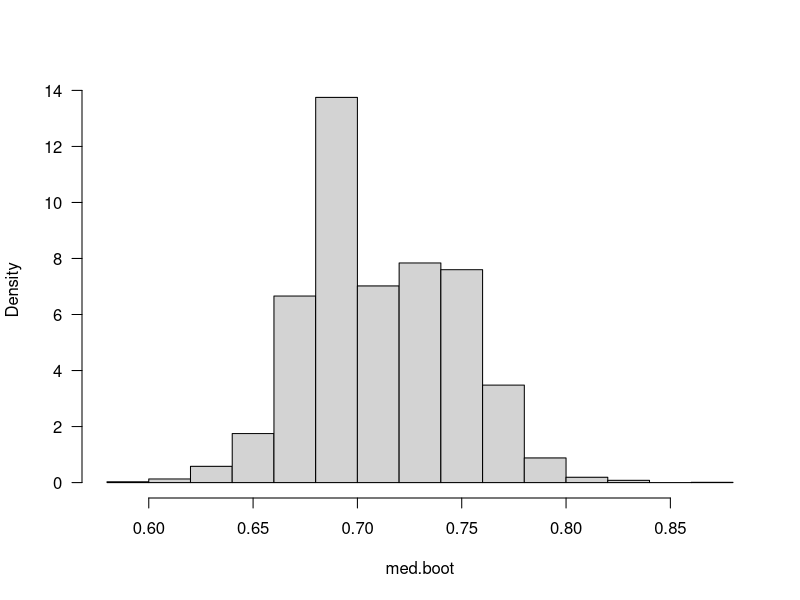

Reproduce this figure in R. (Note: this script raises an error after producing the figure.)
## ---- chunk 1
#| output: true
#| output-location: slide

dat <- rexp(1000, 1)

set.seed(1)
med.boot <- replicate(5000, {
              xnew <- sample(dat, replace = TRUE)
              median(xnew)
            }
 )

hist(med.boot, main = "", las = 1, freq = FALSE)
## ---- chunk 2
library(parallel)

cl <- makeCluster(3)       # register a cluster
## ---- chunk 3
clusterExport(cl, "dat")

mean.boot <- parLapply(cl, 1:5000, function(i) {
         xnew <- sample(dat, replace = TRUE)
         mean(xnew)
 })  ## returns list

head(mean.boot)
stopCluster(cl)

quantile(unlist(mean.boot), prob = c(0.025, 0.975))
## ---- chunk 4
library(foreach)

# USUAL LOOP:
x <- for(i in 1:3) sqrt(i)
x
# does not return anything

# FOREACH LOOP:
x <- foreach(i = 1:3) %do% sqrt(i)
x
# returns an object (default is a list)

x <- foreach(a = 1:3, b = rep(10, times = 3)) %do% {
  a + b
}
x
## ---- chunk 5
(x <- foreach(i = 1:3, .combine = "c") %do% sqrt(i))
# returns a vector

words <- c("statistical", "computing", "parallel")
(x <- foreach(i = 1:3, .combine = "c") %do% 
                              nchar(words[i]) )

(x <- foreach(i = 1:3, .combine = "cbind") %do% 
                       rnorm(4, mean = i, sd = 0.1))
# returns a matrix
## ---- chunk 6
B <- 100000
a <- numeric(B)

f.vector <- function() {
  a <- sqrt(1:B)
}

f.for <- function() {
    for(i in 1:B) a[i] <- sqrt(i)
}

f.foreach <- function() {
    foreach(i = 1:B, .combine = "c")  %do% sqrt(i)
}
## ---- chunk 7
#| output: true

system.time(f.for())
system.time(f.vector())
system.time(f.foreach())
## ---- chunk 8
library(doParallel)

detectCores()

# register a cluster:
cl <- makeCluster(3)
registerDoParallel(cl)

# FOREACH LOOP IN PARALLEL
x <- foreach(i = 1:3, .combine = "c") %dopar% sqrt(i)
# each iteration is executed on a separate processor

x

x <- foreach(i = 1:100, .combine = "c") %dopar% sqrt(i)
# will still use 3 processors

stopCluster(cl)
## ---- chunk 9
myfunc <- function() {
  x <- 0
  for(i in 1:10^5) {
    x <- x + runif(1)
  }
  return(x)
}
## ---- chunk 10
results <- c()

system.time(
  for(i in 1:3) {
    answer <- myfunc()
    results <- c(results, answer)
  }
)

results
## ---- chunk 11
library(doParallel)
## Reproducible random numbers for parallel 
RNGkind("L'Ecuyer-CMRG")  
set.seed(1)

# register a cluster:
cl <- makeCluster(3)
registerDoParallel(cl)

system.time(
  results <- foreach(i = 1:3, .combine = "c") %dopar% myfunc()
)
# each iteration is run on a separate processor
results
stopCluster(cl)
save(results, file = "parallel.RData")
## ---- chunk 12
set.seed(123)
replicate(n = 3, rnorm(5, 0, 1) )
## ---- chunk 13
#| output-location: slide
#| output: true

repl_function = function(no_rep) means <- replicate(no_rep, mean(rnorm(50)))

for_loop = function(no_rep) {
   means <- c()
   for(i in 1:no_rep) { 
      means <- c(means, mean(rnorm(50)))
   }
   means
}

for_loop_prealloc = function(no_rep) {
   means <- vector(mode = "numeric", length = no_rep)
   for(i in 1:no_rep) { 
      means[i] <- mean(rnorm(50))
   }
   means
}

no_loops = 50e2

library(microbenchmark)
microbenchmark(repl_function(no_loops), 
          for_loop(no_loops), 
          for_loop_prealloc(no_loops), 
          times = 10)
